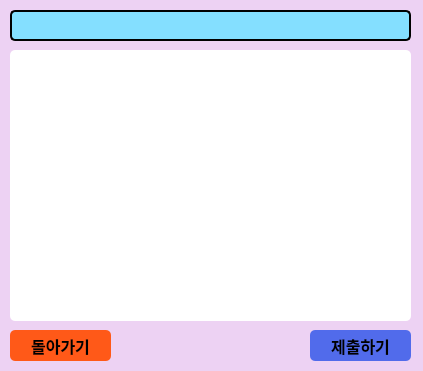
<?xml version="1.0" encoding="UTF-8"?>
<ui version="4.0">
 <class>Dialog</class>
 <widget class="QDialog" name="Dialog">
  <property name="geometry">
   <rect>
    <x>0</x>
    <y>0</y>
    <width>423</width>
    <height>371</height>
   </rect>
  </property>
  <property name="windowTitle">
   <string>Dialog</string>
  </property>
  <widget class="QLabel" name="label">
   <property name="geometry">
    <rect>
     <x>0</x>
     <y>0</y>
     <width>801</width>
     <height>401</height>
    </rect>
   </property>
   <property name="styleSheet">
    <string notr="true">background-color : #EDD2F3;</string>
   </property>
   <property name="text">
    <string/>
   </property>
   <property name="indent">
    <number>-1</number>
   </property>
  </widget>
  <widget class="QPushButton" name="goBackBtn">
   <property name="geometry">
    <rect>
     <x>10</x>
     <y>330</y>
     <width>101</width>
     <height>31</height>
    </rect>
   </property>
   <property name="font">
    <font>
     <family>Noto Sans CJK KR Black</family>
     <pointsize>12</pointsize>
     <weight>75</weight>
     <bold>true</bold>
    </font>
   </property>
   <property name="styleSheet">
    <string notr="true">background-color : rgb(255, 89, 24);
border-radius : 5px;</string>
   </property>
   <property name="text">
    <string>돌아가기</string>
   </property>
  </widget>
  <widget class="QComboBox" name="subjectComboBox">
   <property name="geometry">
    <rect>
     <x>10</x>
     <y>10</y>
     <width>401</width>
     <height>31</height>
    </rect>
   </property>
   <property name="font">
    <font>
     <family>Noto Sans CJK KR Black</family>
     <weight>75</weight>
     <bold>true</bold>
    </font>
   </property>
   <property name="styleSheet">
    <string notr="true">QComboBox{
background-color : #84DFFF;
border-radius : 5px;
border : solid;
border-color : black;
border-width : 2px;
}
QComboBox::drop-down{
     subcontrol-origin: padding;
     subcontrol-position: top right;
     width: 15px;
     color: white;
     border-left-width: 0px;
     border-left-style: solid;
     border-top-right-radius: 3px;
     border-bottom-right-radius: 3px;
     padding-left: 10px;
 }
</string>
   </property>
  </widget>
  <widget class="QListWidget" name="optionList">
   <property name="geometry">
    <rect>
     <x>10</x>
     <y>50</y>
     <width>401</width>
     <height>271</height>
    </rect>
   </property>
   <property name="font">
    <font>
     <family>Noto Sans CJK KR Black</family>
     <weight>75</weight>
     <bold>true</bold>
    </font>
   </property>
   <property name="styleSheet">
    <string notr="true">border-radius : 5px;
background-color : #ffffff;
border-color : #000000;</string>
   </property>
  </widget>
  <widget class="QPushButton" name="submitBtn">
   <property name="geometry">
    <rect>
     <x>310</x>
     <y>330</y>
     <width>101</width>
     <height>31</height>
    </rect>
   </property>
   <property name="font">
    <font>
     <family>Noto Sans CJK KR Black</family>
     <pointsize>12</pointsize>
     <weight>75</weight>
     <bold>true</bold>
    </font>
   </property>
   <property name="styleSheet">
    <string notr="true">background-color : #516BEB;
border-radius : 5px;</string>
   </property>
   <property name="text">
    <string>제출하기</string>
   </property>
  </widget>
 </widget>
 <resources/>
 <connections/>
</ui>
